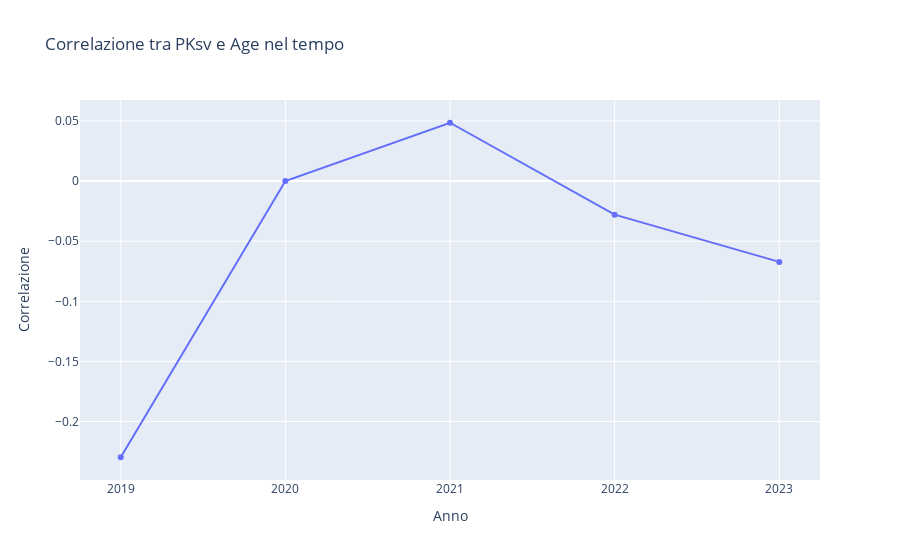

Here is the notebook cell this chart was saved with:
### Code cell
# Questa parte di codice serve per conoscere, se desiderato, la correlazione di due statistiche specifiche annata per annata
# Le statistiche di cui si vuole sapere la correlazione vanno riportate al posto di Stat1 e Stat2

def correlazione(stat1,stat2):

 correlations = []

 for file in files:
    # Leggi il file Excel
    data_frame = pd.read_excel(file)

    # Rimuovi le colonne che non sono utili per l'analisi
    data_frame.drop(columns=['Player', 'Nation', 'Pos', 'Squad','Save%','CS%', 
    'Save%.1', 'Cmp%','Launch%', 'AvgLen','Launch%.1', 'AvgLen.1', 'Stp%'], inplace=True)

    # Calcola la matrice di correlazione
    corr_matrix = data_frame.corr()

    # Ottieni l'anno dal file
    year = year_mapping[file]
    
    # Verifica se entrambe le statistiche esistono nella matrice di correlazione
    if stat1 in corr_matrix.columns and stat2 in corr_matrix.columns:
        correlation_value = corr_matrix.loc[stat1, stat2]
        correlations.append((year, correlation_value))
        print(f"Anno {year}: Correlazione tra {stat1} e {stat2} = {correlation_value}")
    else:
        correlations.append((year, None))
        print(f"Anno {year}: Una o entrambe le statistiche ({stat1}, {stat2}) non sono presenti nel dataset.")

# Creazione del DataFrame per il grafico
 if stat1 in corr_matrix.columns and stat2 in corr_matrix.columns:
    correlation_df = pd.DataFrame(correlations, columns=['Anno', 'Correlazione'])
    
    # Crea il grafico dell'andamento della correlazione nel tempo
    fig = px.line(correlation_df, x='Anno', y='Correlazione', title=f"Correlazione tra {stat1} e {stat2} nel tempo", markers=True)
    fig.update_xaxes(tickmode='linear', dtick=1)
    fig.show()
 else:
    print("Nessun grafico disponibile: non sono state calcolate correlazioni valide.")

stat1 = 'PKsv'
stat2 = 'Age'

correlazione(stat1,stat2)

### Figure 1 — Plotly figure (JSON) as saved in the notebook; plotly's stock layout.template omitted (floating-point values rounded to 4 significant figures)
{"data": [{"hovertemplate": "Anno=%{x}<br>Correlazione=%{y}<extra></extra>", "legendgroup": "", "line": {"color": "#636efa", "dash": "solid"}, "marker": {"symbol": "circle"}, "mode": "lines+markers", "name": "", "orientation": "v", "showlegend": false, "type": "scatter", "x": [2023, 2022, 2021, 2020, 2019], "xaxis": "x", "y": [-0.06724, -0.02794, 0.04852, 9.697e-05, -0.2297], "yaxis": "y"}], "layout": {"legend": {"tracegroupgap": 0}, "title": {"text": "Correlazione tra PKsv e Age nel tempo"}, "xaxis": {"anchor": "y", "domain": [0, 1], "dtick": 1, "tickmode": "linear", "title": {"text": "Anno"}}, "yaxis": {"anchor": "x", "domain": [0, 1], "title": {"text": "Correlazione"}}}}
